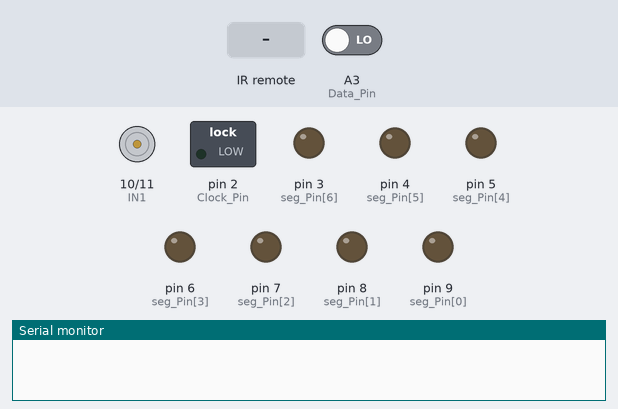
A sketch run on a simulated Arduino Uno, built with avr-gcc and run on an emulated ATmega328P. Shown: motor-driver pin pairs drawn as motors (green arrow = first pin HIGH = forward, orange = second pin HIGH = backward, longer = more drive), switched loads named in the sketch (green lamp = pin HIGH), output pins drawn as LEDs (lit = HIGH), the last lines printed to the serial monitor. The inputs (shaded band) are chosen by the test bench; at power-on: A3 (Data_Pin) LOW. Pins used as bus, display or sensor lines are not drawn.

Above: at 1.2 s.
1.3 s: infrared code 0xFFE21D received
At 1.9 s:
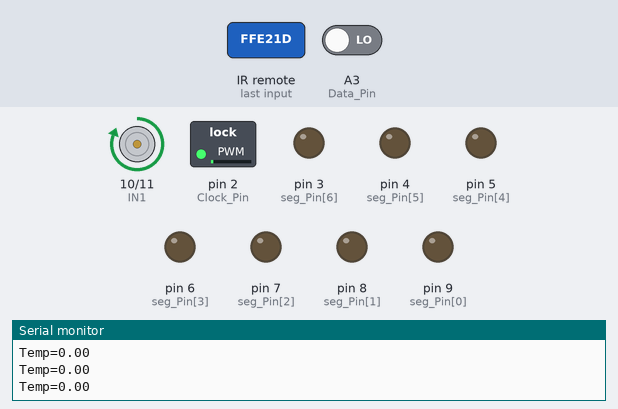
2.8 s: infrared code 0xFF629D received
At 3.8 s:
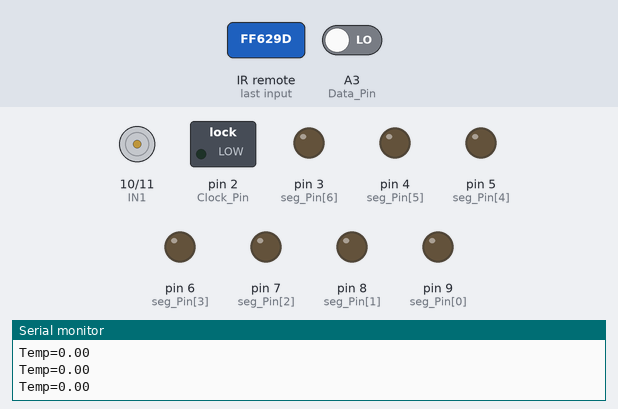
Timing chart, 0 to 5.8 s (numbered marks = the images above; inputs shaded):
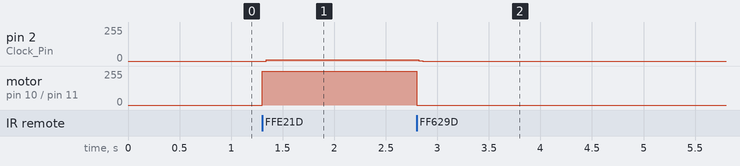

Measured:
- after the input at 1.3 s, pin 2 (Clock_Pin): 0/255 → 8/255 at once; motor on pin 10 (IN1) / pin 11 (IN2): stopped → forward 255/255 at once
- after the input at 2.8 s, pin 2 (Clock_Pin): 8/255 → 0/255 at once; motor on pin 10 (IN1) / pin 11 (IN2): forward 255/255 → stopped at once

The sketch:

tp4.ino
```cpp
#include <IRremote.h>
int Recv_Pin = 13;
int IN1=10;
int IN2=11;
byte seg_Pin[]={9, 8, 7,6,5,4,3 };
byte  seg_Data[11][7] = { { 0,0,0,1,1,1,0 },{ 1,1,0,1,1,0,1 },  // L,2
{ 1,1,1,1,0,0,1 },{ 0,1,1,0,0,1,1 },  // 3 ,4
                  { 1,0,1,1,0,1,1 },{ 1,0,1,1,1,1,1 },  // 5,6
                  { 1,1,1,0,0,0,0 },{ 1,1,1,1,1,1,1 },  //7,8
                  { 1,1,1,0,0,1,1 },{ 0,1,1,0,1,1,1 },  // 9,H
                  { 0,0,0,0,0,0,0 } };
const byte CS_Pin = A5; 		// 宣告TC77 的晶片選擇腳為D10
const byte Data_Pin = A3; 	// 宣告TC77 的資料腳為D11
const byte Clock_Pin = 2; 	// 宣告TC77 的CLK 為D13
int temp; 					// 建立符合TC77 資料格式的變數
float tempC;         // 宣告攝氏和華氏溫度變數
int mode = -1;
int ii;
IRrecv irrecv(Recv_Pin);
decode_results results;
void setup()
{
  Serial.begin(9600);
  pinMode(IN1, OUTPUT); 		// 初始化馬達控制腳為輸出
  pinMode(IN2, OUTPUT);
  pinMode (CS_Pin, OUTPUT); 	  //設定晶片選擇腳為輸出埠
  pinMode (Clock_Pin, OUTPUT);   //設定CLK腳為輸出埠
  pinMode (Data_Pin, INPUT);     //設定資料腳為輸入埠
  irrecv.enableIRIn();                   //啟動紅外遙控
  for(ii=0;ii<7;ii++)
     pinMode(seg_Pin[ii],OUTPUT);
}

void loop() {
    if (irrecv.decode(&results)) {
     if(results.value== 0xFFE21D && mode!=1)    //確認接收到按鍵ON的編碼
         mode = 1;
     else if(results.value== 0xFF629D && mode!=-1)
         mode = -1;
     irrecv.resume(); // 接收下一個值
    }
     if(mode == 1)
     {
          byte val1,val2;
          digitalWrite(CS_Pin,LOW); 	   // 指定CS=LOW，準備進行讀取
          // 透過SPI 依序讀高8位元→val1，讀低8位元→val2
          val1=shiftIn(Data_Pin,Clock_Pin,MSBFIRST);
          val2=shiftIn(Data_Pin,Clock_Pin,MSBFIRST);
          digitalWrite(CS_Pin,HIGH);  // 讀取完成，讓CS=HIGH
          temp = val1 * 256 + val2;   // 合成 16 位元的整數資料
          tempC = (temp>>3) * 0.0625; // 移除最低3無效位元後轉成攝氏溫度
          int Speed = 55+(tempC-15)*10;
          Serial.print("Temp=");
           Serial.println(tempC);
          analogWrite(IN1,Speed);
         CodeWrite ((tempC-15)/2);
          mode = 1;
     }
     else if(mode==-1)
     {
            CodeWrite (10);
            analogWrite(IN1,LOW); 			// 風扇off速
            digitalWrite(IN2,LOW);
     }
}
void CodeWrite(byte dat) {
for (ii=0; ii<7; ii++)
// 讀出 dat 指定位元，並顯示在對應七段顯示器的 pin 腳上
	digitalWrite(seg_Pin[ii], seg_Data[dat][ii]);
}
```
